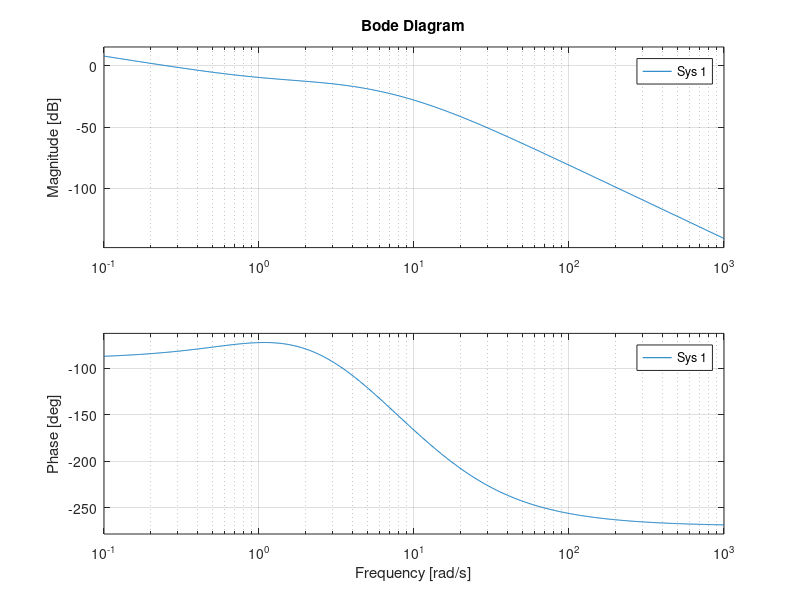
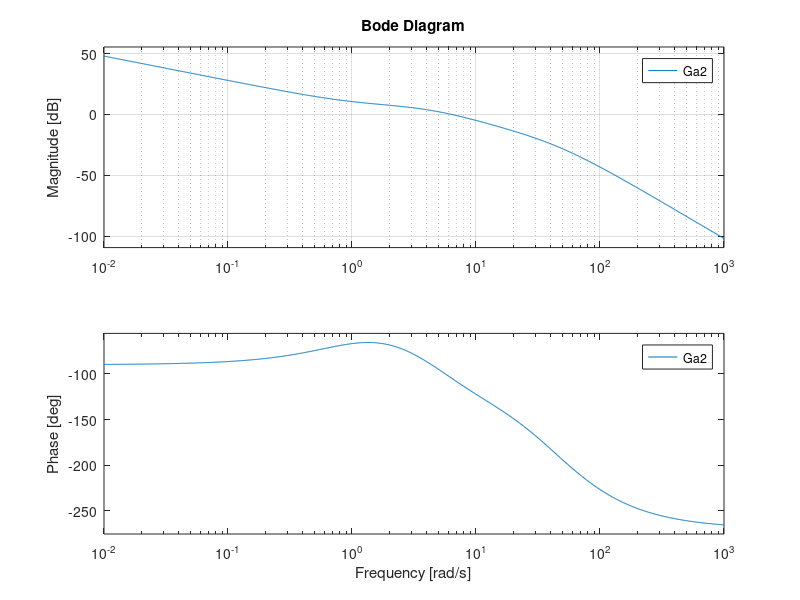
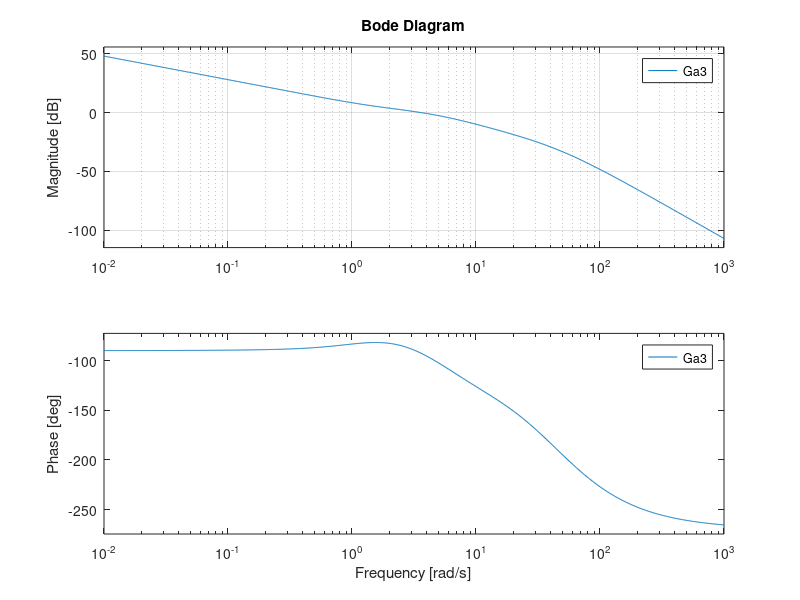
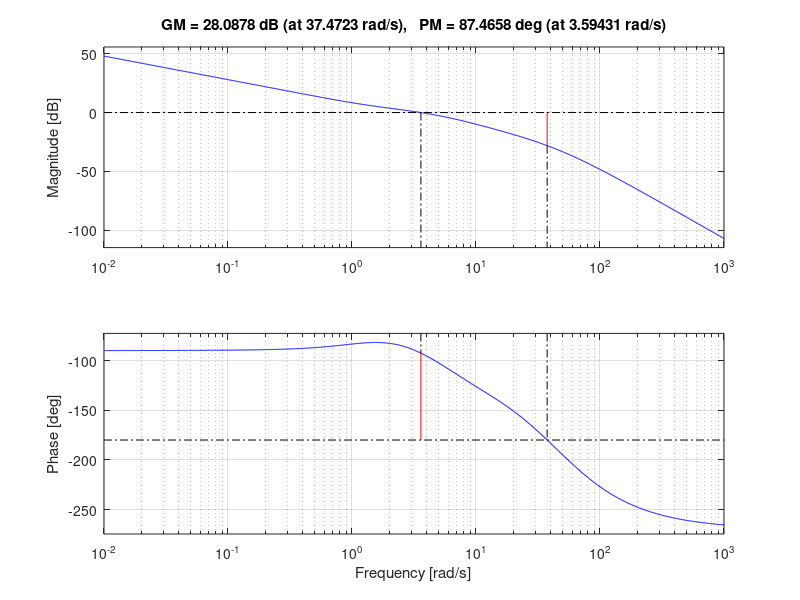

These figures' MATLAB source, in order:
clear all, close all
s = tf('s');
F1 = 30/(s+15);
F2 = (3*s+3)/(s^3+10*s^2+24*s);
kf1 = dcgain(F1)
kf2 = dcgain(F2*s)

einf = 0.1;
Kc_min1 = 1/(einf*kf1*kf2);
Kc_min2 = 1/(0.05*kf1);
Kc_min = max(Kc_min1, Kc_min2)

bode(F1*F2) % stabilita regolare
Kc = Kc_min;

wb = 20;
wcd = .63*wb; % 12.6
smax = 0.2;
mr_db = 20*log10((1+smax)/.9);
mf_min = 60-5*mr_db; % 47.5

Ga1 = Kc*F1*F2;
[m,f] = bode(Ga1, wcd)

% 2 reti derivative
md = 3; xd = .9;
td = xd/wcd;
Rd1 = (1+td*s)/(1+td/md*s);
Rd = Rd1^2;
Ga2 = Ga1*Rd;
figure, bode(Ga2), grid
[m,f] = bode(Ga2, wcd)
% attenuare modulo di 1.8
% perdere al più 3.5°

mi = 1.8; xi = 15;
ti = xi/wcd;
Ri = (1+ti/mi*s)/(1+ti*s);
Ga3 = Ga2*Ri;
figure, bode(Ga3), grid
figure, margin(Ga3)

W = feedback(Ga3, 1);
figure, step(W), grid
figure, bode(W), grid

C = Kc*Rd*Ri;
T = 2*pi/(20*20.4) % 0.0154
T = 0.01;
Cd = c2d(C, T, 'tustin');
Fd = c2d(F1*F2, T, 'zoh');
Wd = feedback(Cd*Fd, 1);
figure, step(Wd), grid